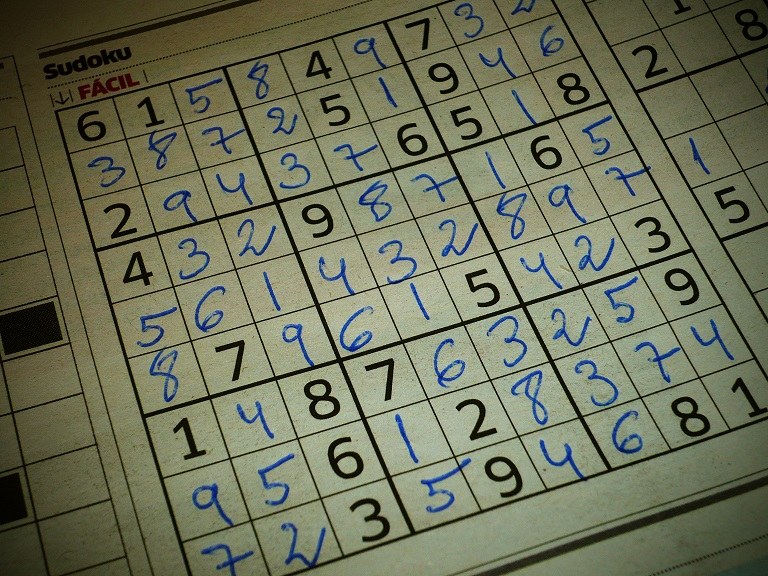
#> input picture images/soduku.jpg, 768 x 576 px
$ python line-detection.py
#> lines starting #> are read from the running program, lines starting #| are printed output that depends on the picture; after the words box and inside, x2 and y2 are one past the last pixel; in counts of white or black regions, pixels touching at a corner belong together
import cv2
import numpy as np

image = cv2.imread('../images/soduku.jpg')
#> image is the input picture: shape (576, 768, 3); mean B, G, R 88.5, 112.9, 108.9

gray = cv2.cvtColor(image, cv2.COLOR_BGR2GRAY)
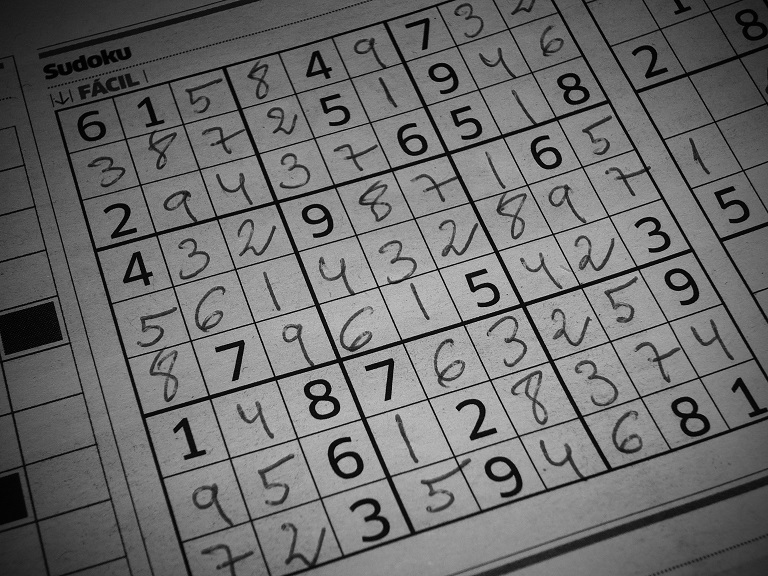
#> gray: shape (576, 768); min 0, max 210, mean 108.9
edges = cv2.Canny(gray, 100, 170, apertureSize = 3)
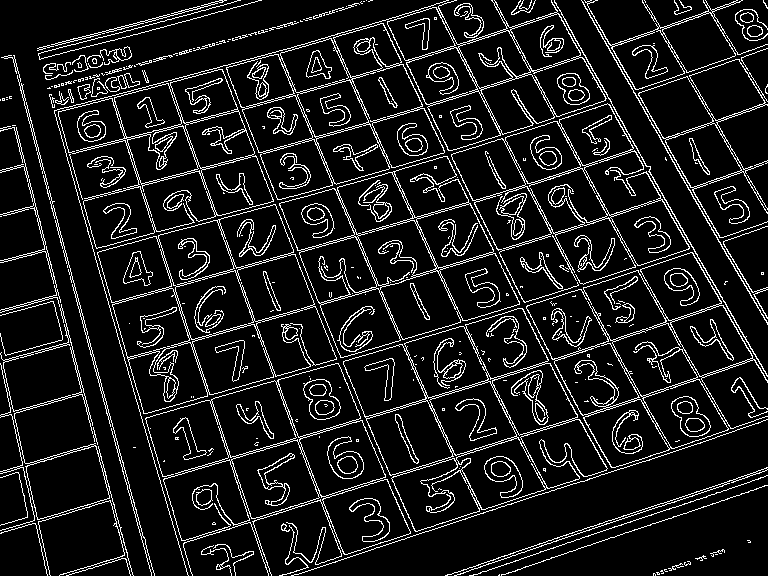
#> edges: shape (576, 768); 10.8% white in thin lines or dots

lines = cv2.HoughLines(edges, 1, np.pi / 180, 240)
#> lines = 34 rows, first 8: [4, 2.88], [2, 2.88], [637, 1.26], [-77, 2.83], [507, 1.27], [-476, 2.62], [505, 1.27], [-130, 2.79]

for rho, theta in lines[0]:
    a = np.cos(theta)
    b = np.sin(theta)
    x0 = a * rho
    y0 = b * rho
    x1 = int(x0 + 1000 * (-b))
    y1 = int(y0 + 1000 * (a))
    x2 = int(x0 - 1000 * (-b))
    y2 = int(y0 - 1000 * (a))
    cv2.line(image, (x1, y1), (x2, y2), (255, 0, 0), 2)
#> this loop made 1 pass
#> (rho, theta, a, b, x0, y0, x1, y1) on pass 1: (4, 2.88, -0.966, 0.259, -3.86, 1.04, -262, -964)
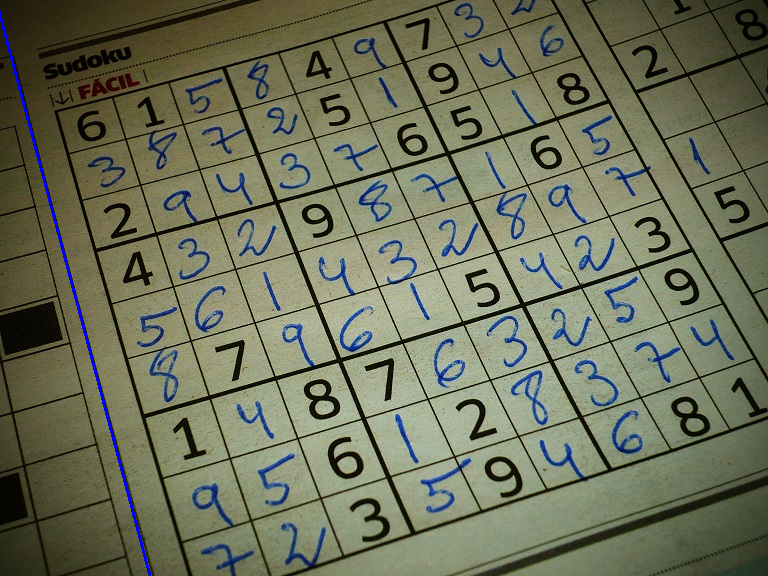
#> image: shape (576, 768, 3); 0.37% of pixels changed, all inside (x1, y1, x2, y2) = (0, 11, 151, 576)

cv2.imshow('Hough Lines', image)
cv2.waitKey(0)
cv2.destroyAllWindows()

##################Probalistic hough lines#########################

image = cv2.imread('../images/soduku.jpg')
gray = cv2.cvtColor(image, cv2.COLOR_BGR2GRAY)
edges = cv2.Canny(gray, 100, 170, apertureSize = 3)

lines = cv2.HoughLinesP(edges, 1, np.pi / 180, 200, 5, 10)
#> lines = 169 rows, first 6: [621, 468, 644, 461], [117, 442, 120, 455], [134, 162, 141, 184], [32, 133, 35, 146], [649, 171, 684, 232], [41, 160, 44, 173]
print(lines.shape)
#| (169, 1, 4)

for x1, y1, x2, y2 in lines[0]:
    cv2.line(image, (x1, y1), (x2, y2),(0, 255, 0), 3)
#> this loop made 1 pass
#> image: shape (576, 768, 3); 0.03% of pixels changed, all inside (x1, y1, x2, y2) = (619, 459, 647, 471)

cv2.imshow('Probabilistic Hough Lines', image)
cv2.waitKey(0)
cv2.destroyAllWindows()
